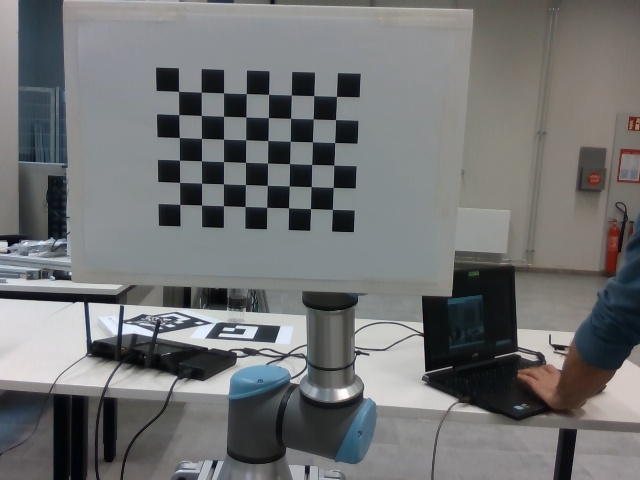
#> input picture calibration/calibration_1.jpg, 640 x 480 px
$ python calibrate.py
#> lines starting #> are read from the running program, lines starting #| are printed output that depends on the picture
#!/usr/bin/env python

'''
    camera calibration for distorted images with chess board samples
    reads distorted images, calculates the calibration and write undistorted images

    usage:
        calibrate.py [-c <columns>] [-r <rows>] [-t <pattern type>] [-p <path calibration images>] [-n <camera's ID>]
        [--debug <output path>] [--square_size=<square size>] [--marker_size=<aruco marker size>]
        [--aruco_dict=<aruco dictionary name>]

    usage example:
        calibrate.py -c 8 -r 11 -t checkerboard -p calibration -n 0 --square_size=50

    default values:
        --debug:    output/
        -w: 8
        -h: 11
        -t: checkerboard
        -p: calibration
        -n: 0
        --square_size: 20
        --marker_size: 5
        --aruco_dict: DICT_4X4_50
        --threads: 4

    NOTE: Chessboard size is defined in inner corners. Charuco board size is defined in units.
'''

# Python 2/3 compatibility
from __future__ import print_function
import numpy as np
import cv2 as cv
import os
import argparse
import time
from glob import glob

# Define available ArUco tags
ARUCO_DICT = {
    "DICT_4X4_50": cv.aruco.DICT_4X4_50,
    "DICT_4X4_100": cv.aruco.DICT_4X4_100,
    "DICT_4X4_250": cv.aruco.DICT_4X4_250,
    "DICT_4X4_1000": cv.aruco.DICT_4X4_1000,
    "DICT_5X5_50": cv.aruco.DICT_5X5_50,
    "DICT_5X5_100": cv.aruco.DICT_5X5_100,
    "DICT_5X5_250": cv.aruco.DICT_5X5_250,
    "DICT_5X5_1000": cv.aruco.DICT_5X5_1000,
    "DICT_6X6_50": cv.aruco.DICT_6X6_50,
    "DICT_6X6_100": cv.aruco.DICT_6X6_100,
    "DICT_6X6_250": cv.aruco.DICT_6X6_250,
    "DICT_6X6_1000": cv.aruco.DICT_6X6_1000,
    "DICT_7X7_50": cv.aruco.DICT_7X7_50,
    "DICT_7X7_100": cv.aruco.DICT_7X7_100,
    "DICT_7X7_250": cv.aruco.DICT_7X7_250,
    "DICT_7X7_1000": cv.aruco.DICT_7X7_1000,
    "DICT_ARUCO_ORIGINAL": cv.aruco.DICT_ARUCO_ORIGINAL,
    "DICT_APRILTAG_16h5": cv.aruco.DICT_APRILTAG_16h5,
    "DICT_APRILTAG_25h9": cv.aruco.DICT_APRILTAG_25h9,
    "DICT_APRILTAG_36h10": cv.aruco.DICT_APRILTAG_36h10,
    "DICT_APRILTAG_36h11": cv.aruco.DICT_APRILTAG_36h11
}


def splitfn(fn):
    path, fn = os.path.split(fn)
    name, ext = os.path.splitext(fn)
    return path, name, ext


def processImage(fn, pattern_type, pattern_size, pattern_points, charuco_detector, board, w, h, debug_dir):
    print('processing %s... ' % fn)
    img = cv.imread(fn, cv.IMREAD_GRAYSCALE)
    if img is None:
        print("Failed to load", fn)
        return None

    assert w == img.shape[1] and h == img.shape[0], ("size: %d x %d ... " % (img.shape[1], img.shape[0]))
    found = False
    corners = 0
    if pattern_type == 'checkerboard':
        found, corners = cv.findChessboardCorners(img, pattern_size)
        if found:
            term = (cv.TERM_CRITERIA_EPS + cv.TERM_CRITERIA_COUNT, 30, 0.001)
            cv.cornerSubPix(img, corners, (5, 5), (-1, -1), term)
            frame_img_points = corners.reshape(-1, 2)
            frame_obj_points = pattern_points
    elif pattern_type == 'charucoboard':
        corners, charucoIds, _, _ = charuco_detector.detectBoard(img)
        if (len(corners) > 0):
            frame_obj_points, frame_img_points = board.matchImagePoints(corners, charucoIds)
            found = True
        else:
            found = False
    else:
        print("unknown pattern type", pattern_type)
        return None

    if not os.path.exists(debug_dir):
        os.mkdir(debug_dir)
    if debug_dir:
        vis = cv.cvtColor(img, cv.COLOR_GRAY2BGR)
        if pattern_type == 'checkerboard':
            cv.drawChessboardCorners(vis, pattern_size, corners, found)
        elif pattern_type == 'charucoboard':
            cv.aruco.drawDetectedCornersCharuco(vis, corners, charucoIds=charucoIds)
        _path, name, _ext = splitfn(fn)
        outfile = os.path.join(debug_dir, name + '_board.png')
        cv.imwrite(outfile, vis)

    if not found:
        print('pattern not found')
        return None

    print('           %s... OK' % fn)
    return (frame_img_points, frame_obj_points)


# [63 lines left out: function stream_video, not called in this run]


def main():
    # Set up argument parser
    parser = argparse.ArgumentParser(description="Camera calibration script")

    # Define arguments with their defaults
    parser.add_argument('-c', '--columns', type=int, default=8,
                        help="Number of columns in the chessboard pattern (default: 8)")
    parser.add_argument('-r', '--rows', type=int, default=11,
                        help="Number of rows in the chessboard pattern (default: 11)")
    parser.add_argument('-t', '--type', default='checkerboard', choices=['checkerboard', 'charucoboard'],
                        help="Type of pattern (default: 'checkerboard')")
    parser.add_argument('-p', '--path', type=str, default='calibration', help="Path to calibration images or output path (default: 'calibration')")
    parser.add_argument('-n', '--number', type=int, default=0, help="Camera's ID number (default: 0)")
    parser.add_argument('--debug', default='output', help="Debug output path (default: 'output')")
    parser.add_argument('--square_size', type=float, default=20,
                        help="Size of each square in the checkerboard (default: 20mm)")
    parser.add_argument('--marker_size', type=float, default=5,
                        help="Size of ArUco marker in the pattern (default: 5mm)")
    parser.add_argument('--aruco_dict', default='DICT_4X4_50', help="ArUco's used for charucoboard (default: 'DICT_4X4_50')")
    parser.add_argument('--threads', type=int, default=4, help="Number of threads to use (default: 4)")

    # Parse arguments
    args = parser.parse_args()

    # Extract parsed arguments
    height = args.rows
    width = args.columns
    pattern_type = args.type
    if pattern_type == 'checkerboard':
        height -= 1
        width -= 1
    cam_id = args.number
    square_size = args.square_size
    marker_size = args.marker_size
    aruco_dict_name = args.aruco_dict
    calibration_path = args.path
    debug_dir = args.debug
    debug_dir = os.path.join(calibration_path, debug_dir)
    threads = args.threads

    img_names = glob(os.path.join(calibration_path, '*.jpg'))
    # Start capturing calibration pictures
    if len(img_names) == 0:
        stream_video(cam_id, calibration_path)  # Capture calibration images if none exist
        img_names = glob(os.path.join(calibration_path, "*.jpg"))

    pattern_size = (width, height)
    if pattern_type == 'checkerboard':
        pattern_points = np.zeros((np.prod(pattern_size), 3), np.float32)
        pattern_points[:, :2] = np.indices(pattern_size).T.reshape(-1, 2)
        pattern_points *= square_size

    obj_points = []
    img_points = []
    h, w = cv.imread(img_names[0], cv.IMREAD_GRAYSCALE).shape[:2]
#> h = 480; w = 640

    # check charucoboard
    aruco_dicts = ARUCO_DICT
    if aruco_dict_name not in set(aruco_dicts.keys()):
        print("unknown aruco dictionary name")
        return None
    aruco_dict = cv.aruco.getPredefinedDictionary(aruco_dicts[aruco_dict_name])
    board = cv.aruco.CharucoBoard(pattern_size, square_size, marker_size, aruco_dict)
    charuco_detector = cv.aruco.CharucoDetector(board)

    if threads <= 1:
        chessboards = [processImage(fn, pattern_type, pattern_size, pattern_points, charuco_detector, board, w, h, debug_dir) for fn in img_names]
    else:
        print("Run with %d threads..." % threads)
        from multiprocessing.dummy import Pool as ThreadPool
        pool = ThreadPool(threads)
        chessboards = pool.starmap(processImage, [(fn, pattern_type, pattern_size, pattern_points, charuco_detector, board, w, h, debug_dir) for fn in img_names])
#> in processImage, `found, corners = cv.findChessboardCorners(img, pattern_size)`: found = False; corners = None
#> call 2 of processImage, with fn = 'calibration/calibration_10.jpg', pattern_type = 'checkerboard', pattern_size = (7, 10), pattern_points = array of shape (70, 3), w = 640, h = 480, debug_dir = 'calibration/output'
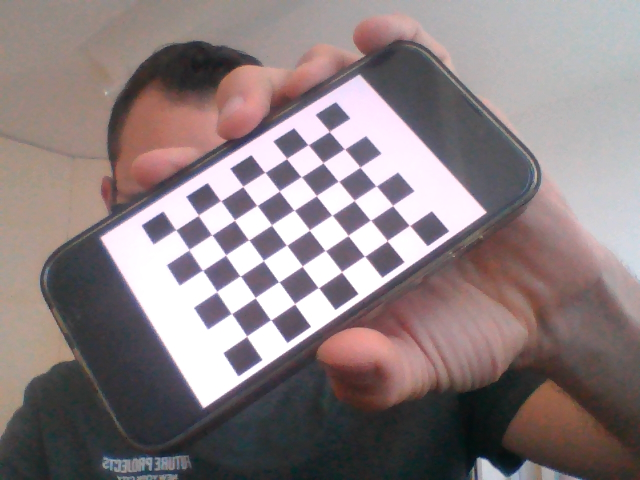
#> input picture calibration/calibration_10.jpg, 640 x 480 px
#> in processImage (call 2), `img = cv.imread(fn, cv.IMREAD_GRAYSCALE)`:
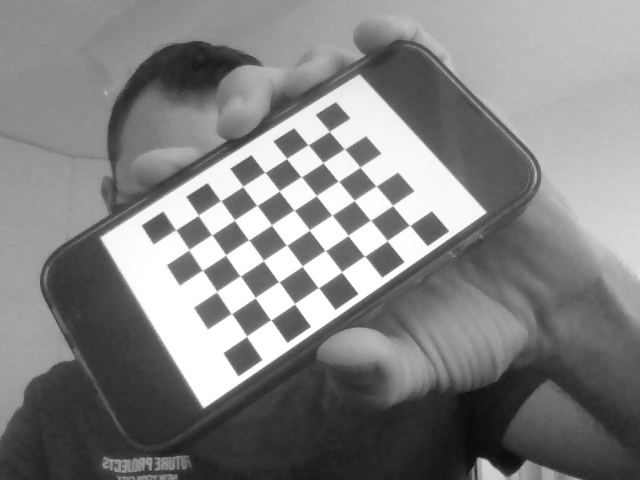
#> img: shape (480, 640); min 11, max 255, mean 130.6
#> chessboards = 2 items

    chessboards = [x for x in chessboards if x is not None]
#> chessboards = []
    for (corners, pattern_points) in chessboards:
        img_points.append(corners)
        obj_points.append(pattern_points)
#> this loop made 0 passes
#> after the loop, img_points = []; obj_points = []

    # calculate camera distortion
#> (the run stopped early here; a loop or call above may not have finished)
